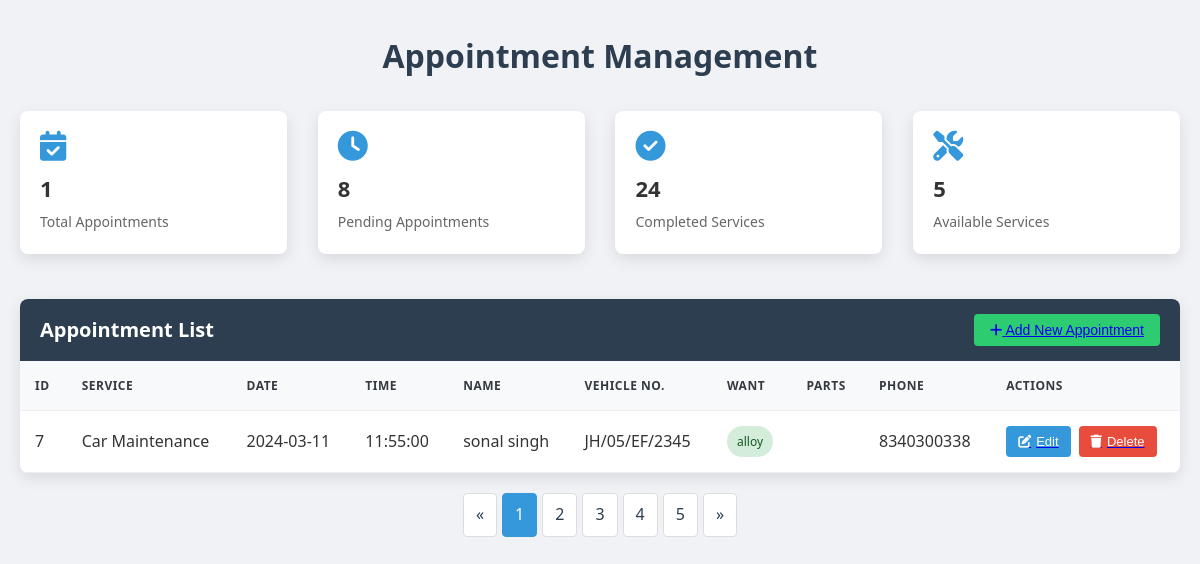
Page /php/vehicle.php on the earlier database version.
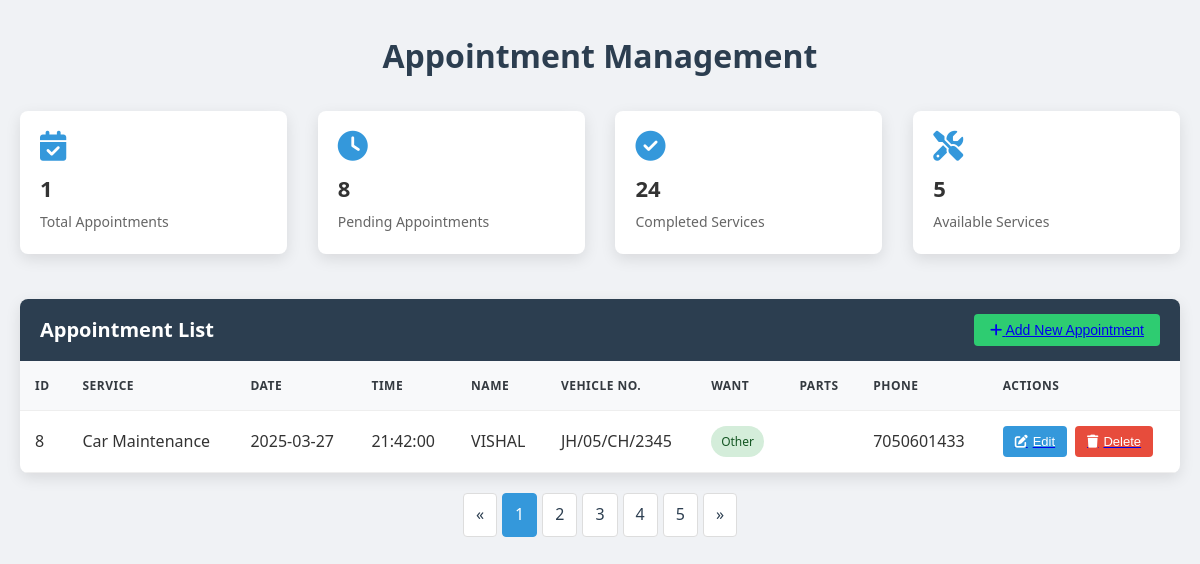
Same page on the later database version.
### tables this page shows
CREATE TABLE `appointment` (
  `ID` int(100) NOT NULL,
  `SERVICE` varchar(100) NOT NULL,
  `TIME` time NOT NULL,
  `DATE` date NOT NULL,
  `NAME` varchar(30) NOT NULL,
  `VEHICLE_NO` varchar(14) NOT NULL,
  `WANT` varchar(100) NOT NULL,
  `SPHERE_PART` varchar(100) NOT NULL,
  `PHONE_NUMBER` bigint(10) NOT NULL
);

### php/vehicle.php (the view, shortened to what this page needs)
<?php
$servername = "localhost";
$username = "root";
$password = "";
$database = "final";
$conn = new mysqli($servername, $username, $password, $database);
$sql = "SELECT ID, SERVICE, DATE, TIME, NAME, VEHICLE_NO, WANT, SPHERE_PART, PHONE_NUMBER FROM appointment";
$result = $conn->query($sql);
?>
<!DOCTYPE html>
<html lang="en">
<head>
    <link rel="stylesheet" href="https://cdnjs.cloudflare.com/ajax/libs/font-awesome/6.4.0/css/all.min.css">
</head>
<body>
    <h1 class="page-title">Appointment Management</h1>
    <div class="dashboard-stats">
        <div class="stat-card">
            <i class="fas fa-calendar-check"></i>
            <h3><?php echo $result->num_rows; ?></h3>
            <p>Total Appointments</p>
        </div>
        <div class="stat-card">
            <i class="fas fa-clock"></i>
            <h3>8</h3>
            <p>Pending Appointments</p>
        </div>
        <div class="stat-card">
            <i class="fas fa-check-circle"></i>
            <h3>24</h3>
            <p>Completed Services</p>
        </div>
        <div class="stat-card">
            <i class="fas fa-tools"></i>
            <h3>5</h3>
            <p>Available Services</p>
        </div>
    </div>
    <div class="table-container">
        <div class="table-header">
            <h2>Appointment List</h2>
            <button class="add-btn">
                <a href="../appointment.html"><i class="fas fa-plus"></i> Add New Appointment</a>
            </button>
        </div>
        <table>
            <thead>
                <tr>
                    <th>ID</th>
                    <th>Service</th>
                    <th>Date</th>
                    <th>Time</th>
                    <th>Name</th>
                    <th>Vehicle No.</th>
                    <th>Want</th>
                    <th>Parts</th>
                    <th>Phone</th>
                    <th>Actions</th>
                </tr>
            </thead>
            <tbody>
                <?php while ($row = $result->fetch_assoc()) { ?>
                    <tr>
                        <td><?php echo $row['ID']; ?></td>
                        <td><?php echo htmlspecialchars($row['SERVICE']); ?></td>
                        <td><?php echo htmlspecialchars($row['DATE']); ?></td>
                        <td><?php echo htmlspecialchars($row['TIME']); ?></td>
                        <td><?php echo htmlspecialchars($row['NAME']); ?></td>
                        <td><?php echo htmlspecialchars($row['VEHICLE_NO']); ?></td>
                        <td>
                            <span class="status-badge <?php echo strtolower($row['WANT']) == 'urgent' ? 'status-pending' : 'status-completed'; ?>">
                                <?php echo htmlspecialchars($row['WANT']); ?>
                            </span>
                        </td>
                        <td><?php echo htmlspecialchars($row['SPHERE_PART']); ?></td>
                        <td><?php echo htmlspecialchars($row['PHONE_NUMBER']); ?></td>
                        <td>
                            <div class="button-container">
                                <a href="v_update.php?id=<?php echo $row['ID']; ?>">
                                    <button class="btn btn-edit"><i class="fas fa-edit"></i> Edit</button>
                                </a>
                                <a href="v_delete.php?id=<?php echo $row['ID']; ?>" onclick="return confirm('Are you sure you want to delete this appointment?');">
                                    <button class="btn btn-delete"><i class="fas fa-trash"></i> Delete</button>
                                </a>
                            </div>
                        </td>
                    </tr>
                <?php } ?>
            </tbody>
        </table>
    </div>
    <div class="pagination">
        <a href="#">&laquo;</a>
        <a href="#" class="active">1</a>
        <a href="#">2</a>
        <a href="#">3</a>
        <a href="#">4</a>
        <a href="#">5</a>
        <a href="#">&raquo;</a>
    </div>
</body>
</html>

Differences in the rows shown:
removed appointment: ID "7", SERVICE "Car Maintenance", DATE "2024-03-11", TIME "11:55:00", NAME "sonal singh", VEHICLE_NO "JH/05/EF/2345", WANT "alloy", PHONE_NUMBER "8340300338"
added appointment: ID "8", SERVICE "Car Maintenance", DATE "2025-03-27", TIME "21:42:00", NAME "VISHAL", VEHICLE_NO "JH/05/CH/2345", WANT "Other", PHONE_NUMBER "7050601433"
